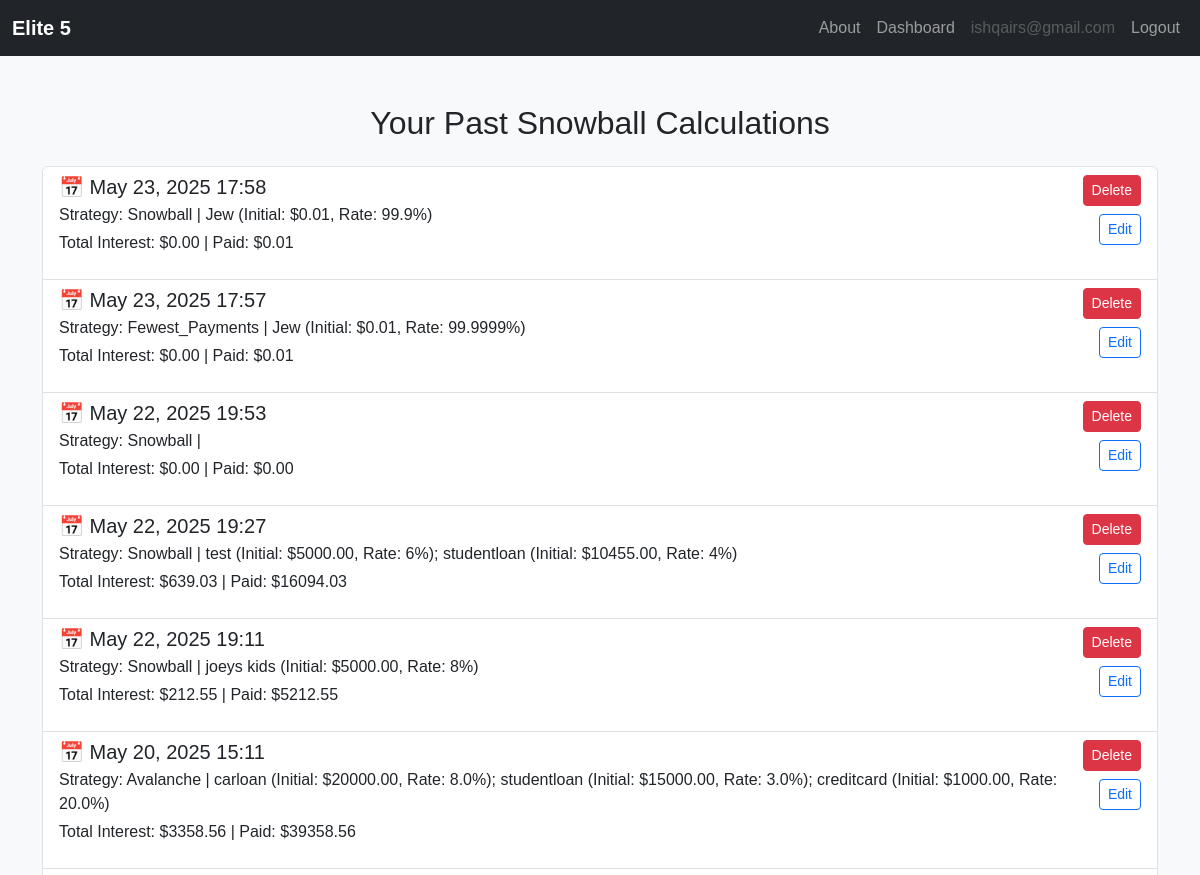
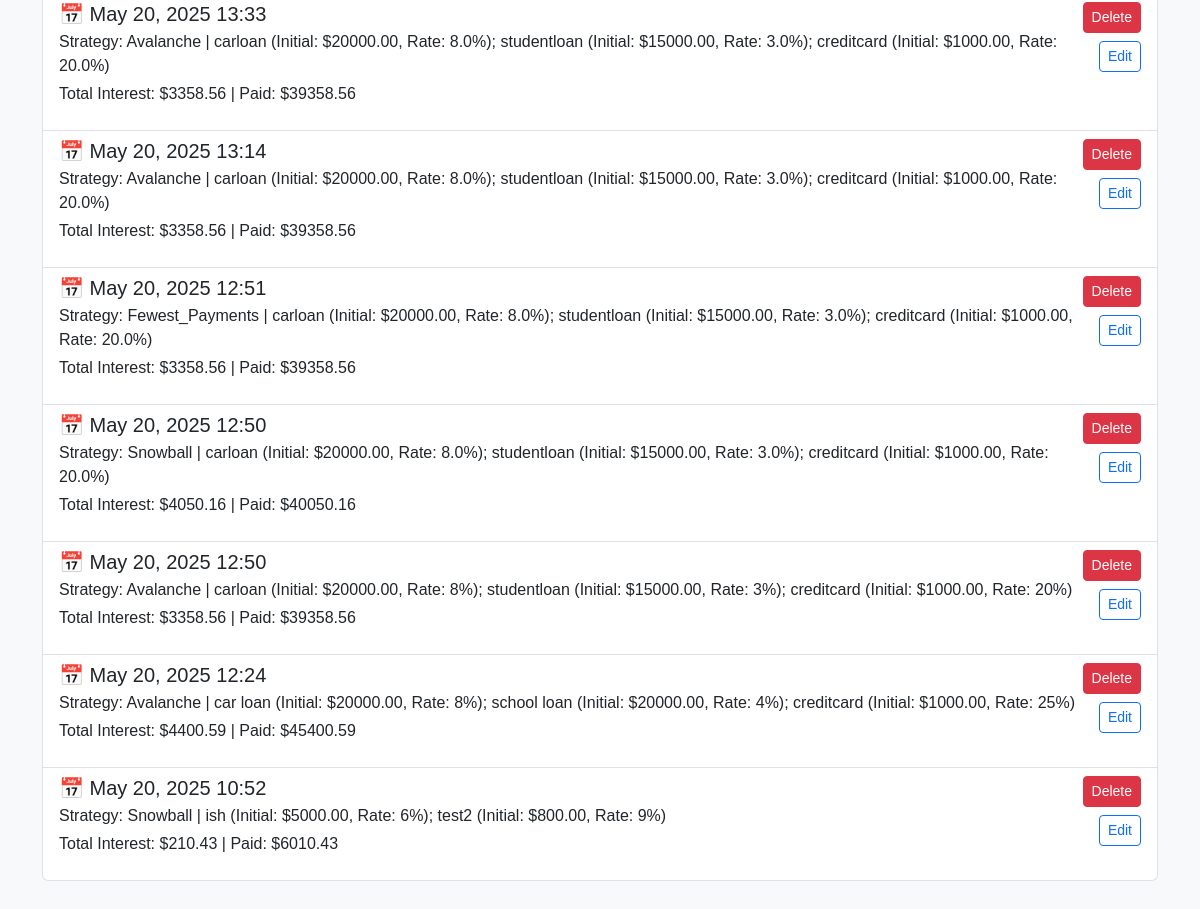
/snowball-history/ (signed in), run on an earlier commit of the app's database (2 pictures, top to bottom).
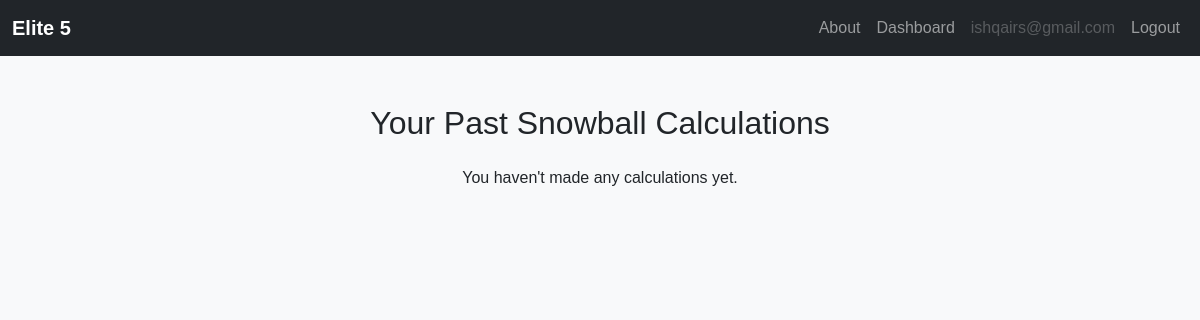
And on a later commit of the database.
### main/models.py (models this page shows, shortened)
class DebtCalculation(models.Model):
    STRATEGY_CHOICES = [
        ('smallest_balance', 'Smallest Balance'),
        ('highest_interest', 'Highest Interest'),
        ('fewest_payments', 'Fewest Payments'),
    ]
    user = models.ForeignKey(User, on_delete=models.CASCADE)
    created_at = models.DateTimeField(auto_now_add=True)
    strategy = models.CharField(max_length=30, choices=STRATEGY_CHOICES, default='smallest_balance')
    extra_payment = models.DecimalField(max_digits=10, decimal_places=2, default=0)
    months_to_freedom = models.IntegerField()
    total_balance = models.DecimalField(max_digits=10, decimal_places=2)
    total_payment = models.DecimalField(max_digits=10, decimal_places=2)
    total_interest = models.DecimalField(max_digits=10, decimal_places=2, default=0)
    loan_summary = models.TextField(blank=True)
    loan_data = JSONField()

### main/views.py (the view)
# urls.py: path('snowball-history/', views.snowball_history, name='snowball_history'),
@login_required
def snowball_history(request):
    calculations = DebtCalculation.objects.filter(user=request.user).order_by('-created_at')
    return render(request, 'main/snowball_history.html', {'calculations': calculations})

### main/templates/main/snowball_history.html (shortened to what this page needs)
{% extends "main/base.html" %}
{% block content %}
<div class="container py-5">
  <h2 class="mb-4 text-center">Your Past Snowball Calculations</h2>
  {% if calculations %}
    <div class="list-group">
      {% for calc in calculations %}
        <div class="list-group-item d-flex justify-content-between align-items-start flex-column flex-md-row">
          <div>
            <h5 class="mb-1">📅 {{ calc.created_at|date:"M d, Y H:i" }}</h5>
            <p class="mb-1">{{ calc.loan_summary }}</p>
            <p>Total Interest: ${{ calc.total_interest }} | Paid: ${{ calc.total_payment }}</p>
          </div>
          <div class="mt-3 mt-md-0 text-end">
            <form method="post" action="{% url 'delete_calculation' calc.pk %}" onsubmit="return confirm('Delete this calculation?');">
              <button type="submit" class="btn btn-sm btn-danger">Delete</button>
            </form>
            <a href="{% url 'debt_calculator' %}?load={{ calc.pk }}" class="btn btn-sm btn-outline-primary mt-2">Edit</a>
          </div>
        </div>
      {% endfor %}
    </div>
  {% else %}
    <p class="text-center">You haven't made any calculations yet.</p>
  {% endif %}
</div>
{% endblock %}

### main/templates/main/base.html (shortened to what this page needs)
{% load static %}
<!DOCTYPE html>
<html lang="en">
<head>
    <link href="https://cdn.jsdelivr.net/npm/bootstrap@5.3.2/dist/css/bootstrap.min.css" rel="stylesheet">
</head>
<body>
    <nav class="navbar navbar-expand-lg navbar-dark bg-dark">
        <div class="container-fluid">
            <a class="navbar-brand" href="{% url 'landing' %}">
                {{ APPNAME|default:"Elite 5" }}
            </a>
            <div class="collapse navbar-collapse justify-content-end" id="navbarNav">
                <ul class="navbar-nav">
                    <li class="nav-item"><a class="nav-link" href="{% url 'about' %}">About</a></li>
                    <li class="nav-item"><a class="nav-link" href="{% url 'dashboard' %}">Dashboard</a></li>
                    {% if user.is_authenticated %}
                        <li class="nav-item"><span class="nav-link disabled">{{ user.username }}</span></li>
                        <li class="nav-item"><a class="nav-link" href="{% url 'logout' %}">Logout</a></li>
                    {% else %}
                        <li class="nav-item"><a class="nav-link" href="{% url 'login' %}">Login</a></li>
                    {% endif %}
                </ul>
            </div>
        </div>
    </nav>
    <main>
        {% block content %}{% endblock %}
    </main>
</body>
</html>

### main/templates/main/base.html (style rules this page uses)
body { font-family: Arial, sans-serif; }
.navbar-brand { font-weight: bold; }
main { min-height: 100vh; background-color: #f8f9fa; }

What changed in the data, as far as the page shows it:
removed DebtCalculation: created_at "May 23, 2025 17:58", loan_summary "Strategy: Snowball | Jew (Initial: $0.01, Rate: 99.9%)", total_interest "0.00", total_payment "0.01"
removed DebtCalculation: created_at "May 23, 2025 17:57", loan_summary "Strategy: Fewest_Payments | Jew (Initial: $0.01, Rate: 99.9999%)", total_interest "0.00", total_payment "0.01"
removed DebtCalculation: created_at "May 22, 2025 19:53", loan_summary "Strategy: Snowball |", total_interest "0.00", total_payment "0.00"
removed DebtCalculation: created_at "May 22, 2025 19:27", loan_summary "Strategy: Snowball | test (Initial: $5000.00, Rate: 6%); studentloan (Initial: $10455.00, Rate: 4%)", total_interest "639.03", total_payment "16094.03"
removed DebtCalculation: created_at "May 22, 2025 19:11", loan_summary "Strategy: Snowball | joeys kids (Initial: $5000.00, Rate: 8%)", total_interest "212.55", total_payment "5212.55"
removed DebtCalculation: created_at "May 20, 2025 15:11", loan_summary "Strategy: Avalanche | carloan (Initial: $20000.00, Rate: 8.0%); studentloan (Initial: $15000.00, Rate: 3.0%); creditcard (Initial: $1000.00, Rate: 20.0%)", total_interest "3358.56", total_payment "39358.56"
removed DebtCalculation: created_at "May 20, 2025 13:33", loan_summary "Strategy: Avalanche | carloan (Initial: $20000.00, Rate: 8.0%); studentloan (Initial: $15000.00, Rate: 3.0%); creditcard (Initial: $1000.00, Rate: 20.0%)", total_interest "3358.56", total_payment "39358.56"
removed DebtCalculation: created_at "May 20, 2025 13:14", loan_summary "Strategy: Avalanche | carloan (Initial: $20000.00, Rate: 8.0%); studentloan (Initial: $15000.00, Rate: 3.0%); creditcard (Initial: $1000.00, Rate: 20.0%)", total_interest "3358.56", total_payment "39358.56"
removed DebtCalculation: created_at "May 20, 2025 12:51", loan_summary "Strategy: Fewest_Payments | carloan (Initial: $20000.00, Rate: 8.0%); studentloan (Initial: $15000.00, Rate: 3.0%); creditcard (Initial: $1000.00, Rate: 20.0%)", total_interest "3358.56", total_payment "39358.56"
removed DebtCalculation: created_at "May 20, 2025 12:50", loan_summary "Strategy: Snowball | carloan (Initial: $20000.00, Rate: 8.0%); studentloan (Initial: $15000.00, Rate: 3.0%); creditcard (Initial: $1000.00, Rate: 20.0%)", total_interest "4050.16", total_payment "40050.16"
removed DebtCalculation: created_at "May 20, 2025 12:50", loan_summary "Strategy: Avalanche | carloan (Initial: $20000.00, Rate: 8%); studentloan (Initial: $15000.00, Rate: 3%); creditcard (Initial: $1000.00, Rate: 20%)", total_interest "3358.56", total_payment "39358.56"
removed DebtCalculation: created_at "May 20, 2025 12:24", loan_summary "Strategy: Avalanche | car loan (Initial: $20000.00, Rate: 8%); school loan (Initial: $20000.00, Rate: 4%); creditcard (Initial: $1000.00, Rate: 25%)", total_interest "4400.59", total_payment "45400.59"
removed DebtCalculation: created_at "May 20, 2025 10:52", loan_summary "Strategy: Snowball | ish (Initial: $5000.00, Rate: 6%); test2 (Initial: $800.00, Rate: 9%)", total_interest "210.43", total_payment "6010.43"
Also different on the page:
text now shown: "You haven't made any calculations yet."
